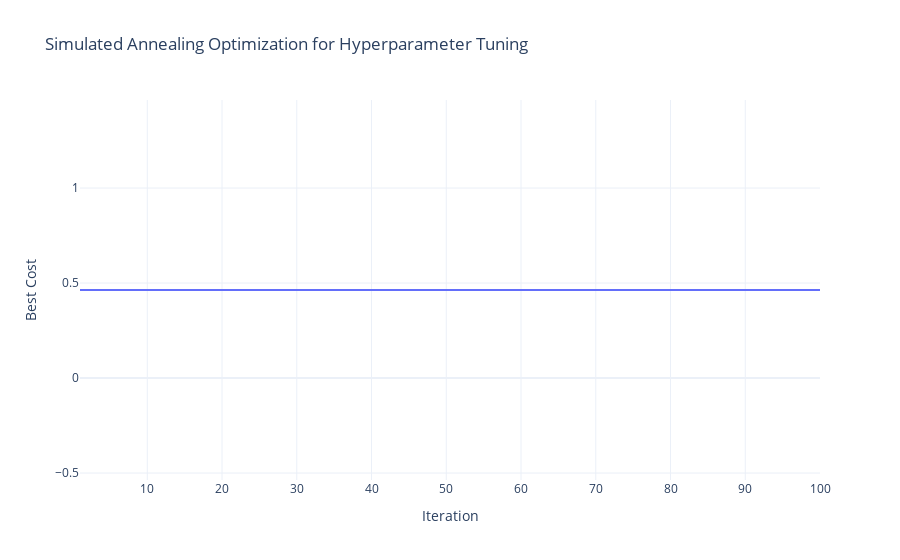

The cell this chart's notebook holds for it:
### Code cell
# plot the MAEs gotten from the SA
fig = go.Figure()
fig.add_trace(go.Scatter(x=np.arange(1, len(cost_history) + 1), y=cost_history, mode="lines"))
fig.update_layout(
    title="Simulated Annealing Optimization for Hyperparameter Tuning",
    xaxis_title="Iteration",
    yaxis_title="Best Cost",
    template="plotly_white",
)
fig.show()
